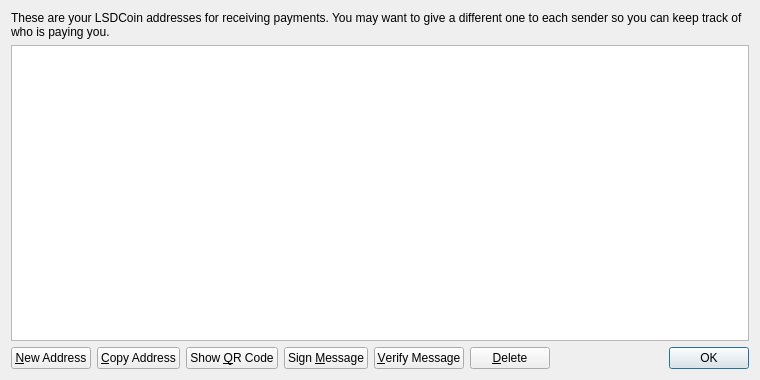
<?xml version="1.0" encoding="UTF-8"?>
<ui version="4.0">
 <class>AddressBookPage</class>
 <widget class="QWidget" name="AddressBookPage">
  <property name="geometry">
   <rect>
    <x>0</x>
    <y>0</y>
    <width>760</width>
    <height>380</height>
   </rect>
  </property>
  <property name="windowTitle">
   <string>Address Book</string>
  </property>
  <layout class="QVBoxLayout" name="verticalLayout">
   <item>
    <widget class="QLabel" name="labelExplanation">
     <property name="text">
      <string>These are your LSDCoin addresses for receiving payments. You may want to give a different one to each sender so you can keep track of who is paying you.</string>
     </property>
     <property name="textFormat">
      <enum>Qt::PlainText</enum>
     </property>
     <property name="wordWrap">
      <bool>true</bool>
     </property>
    </widget>
   </item>
   <item>
    <widget class="QTableView" name="tableView">
     <property name="contextMenuPolicy">
      <enum>Qt::CustomContextMenu</enum>
     </property>
     <property name="toolTip">
      <string>Double-click to edit address or label</string>
     </property>
     <property name="tabKeyNavigation">
      <bool>false</bool>
     </property>
     <property name="alternatingRowColors">
      <bool>true</bool>
     </property>
     <property name="selectionMode">
      <enum>QAbstractItemView::SingleSelection</enum>
     </property>
     <property name="selectionBehavior">
      <enum>QAbstractItemView::SelectRows</enum>
     </property>
     <property name="sortingEnabled">
      <bool>true</bool>
     </property>
     <attribute name="verticalHeaderVisible">
      <bool>false</bool>
     </attribute>
    </widget>
   </item>
   <item>
    <layout class="QHBoxLayout" name="horizontalLayout">
     <item>
      <widget class="QPushButton" name="newAddressButton">
       <property name="toolTip">
        <string>Create a new address</string>
       </property>
       <property name="text">
        <string>&amp;New Address</string>
       </property>
       <property name="icon">
        <iconset resource="../bitcoin.qrc">
         <normaloff>:/icons/add</normaloff>:/icons/add</iconset>
       </property>
      </widget>
     </item>
     <item>
      <widget class="QPushButton" name="copyToClipboard">
       <property name="toolTip">
        <string>Copy the currently selected address to the system clipboard</string>
       </property>
       <property name="text">
        <string>&amp;Copy Address</string>
       </property>
       <property name="icon">
        <iconset resource="../bitcoin.qrc">
         <normaloff>:/icons/editcopy</normaloff>:/icons/editcopy</iconset>
       </property>
      </widget>
     </item>
     <item>
      <widget class="QPushButton" name="showQRCode">
       <property name="text">
        <string>Show &amp;QR Code</string>
       </property>
       <property name="icon">
        <iconset resource="../bitcoin.qrc">
         <normaloff>:/icons/qrcode</normaloff>:/icons/qrcode</iconset>
       </property>
      </widget>
     </item>
     <item>
      <widget class="QPushButton" name="signMessage">
       <property name="toolTip">
        <string>Sign a message to prove you own a LSDCoin address</string>
       </property>
       <property name="text">
        <string>Sign &amp;Message</string>
       </property>
       <property name="icon">
        <iconset resource="../bitcoin.qrc">
         <normaloff>:/icons/edit</normaloff>:/icons/edit</iconset>
       </property>
      </widget>
     </item>
     <item>
      <widget class="QPushButton" name="verifyMessage">
       <property name="toolTip">
        <string>Verify a message to ensure it was signed with a specified LSDCoin address</string>
       </property>
       <property name="text">
        <string>&amp;Verify Message</string>
       </property>
       <property name="icon">
        <iconset resource="../bitcoin.qrc">
         <normaloff>:/icons/transaction_0</normaloff>:/icons/transaction_0</iconset>
       </property>
      </widget>
     </item>
     <item>
      <widget class="QPushButton" name="deleteButton">
       <property name="toolTip">
        <string>Delete the currently selected address from the list</string>
       </property>
       <property name="text">
        <string>&amp;Delete</string>
       </property>
       <property name="icon">
        <iconset resource="../bitcoin.qrc">
         <normaloff>:/icons/remove</normaloff>:/icons/remove</iconset>
       </property>
      </widget>
     </item>
     <item>
      <spacer name="horizontalSpacer">
       <property name="orientation">
        <enum>Qt::Horizontal</enum>
       </property>
       <property name="sizeHint" stdset="0">
        <size>
         <width>40</width>
         <height>20</height>
        </size>
       </property>
      </spacer>
     </item>
     <item>
      <widget class="QDialogButtonBox" name="buttonBox">
       <property name="sizePolicy">
        <sizepolicy hsizetype="Maximum" vsizetype="Fixed">
         <horstretch>0</horstretch>
         <verstretch>0</verstretch>
        </sizepolicy>
       </property>
       <property name="standardButtons">
        <set>QDialogButtonBox::Ok</set>
       </property>
      </widget>
     </item>
    </layout>
   </item>
  </layout>
 </widget>
 <resources>
  <include location="../bitcoin.qrc"/>
 </resources>
 <connections/>
</ui>
